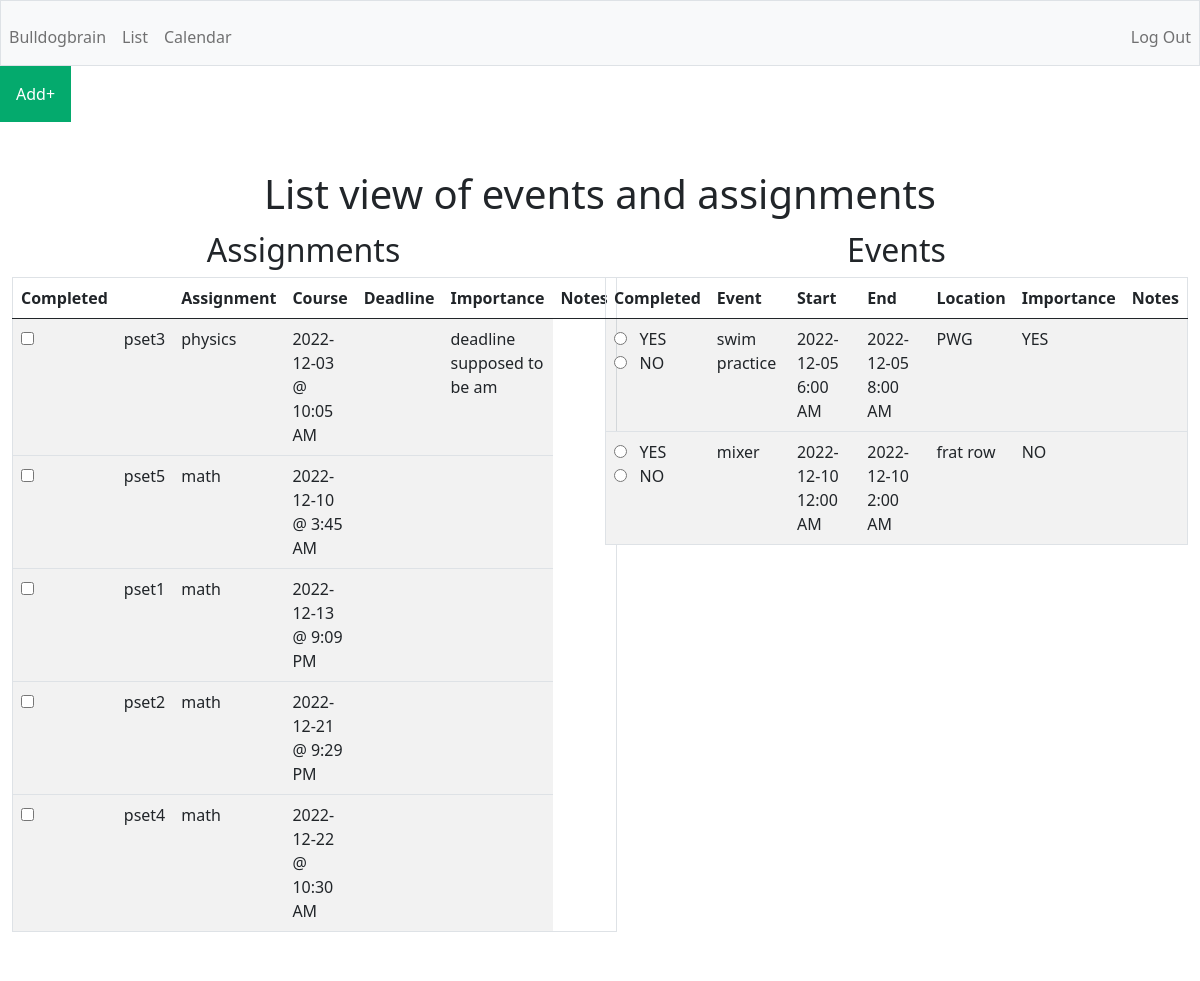
/list (signed in), run on the app's committed database.
### tables this page shows
CREATE TABLE "assignments"(
    'id' INTEGER PRIMARY KEY AUTOINCREMENT NOT NULL, 
    'title' TEXT, 
    'course' TEXT, 
    'deadline' TEXT, 
    'importance' INTEGER, 
    'notes' TEXT, 
    'user_id' INTEGER, 'completed' INTEGER NOT NULL DEFAULT '0' CHECK (completed IN (0, 1)),
    FOREIGN KEY (user_id)
    REFERENCES users (id));

CREATE TABLE 'events'(
    'event_id' INTEGER PRIMARY KEY AUTOINCREMENT NOT NULL, 
    'title' TEXT,
    'location' TEXT, 
    'start_date' TEXT,
    'start_time' TEXT, 
    'end_date' TEXT,
    'end_time' TEXT,
    'importance' INTEGER, 
    'notes' TEXT, 
    'user_id' INTEGER,
    FOREIGN KEY (user_id)
    REFERENCES users (id));

### app.py (the view)
@app.route("/list", methods=["GET", "POST"])
def list():
    assignments = db.execute(
        "SELECT title, course, date(deadline) as date, CASE WHEN StrFTime('%H', deadline) % 12 = 0 THEN 12 ELSE StrFTime('%H', deadline) % 12 END || ':' || StrFTime('%M', deadline) || ' ' || CASE WHEN CAST(StrFTime('%H', deadline) AS INTEGER) > 12 THEN 'PM' ELSE 'AM' END 'time', importance, notes FROM assignments WHERE user_id = ? ORDER BY deadline ASC", session["user_id"])
    events = db.execute(
        "SELECT title, location, start_date, CASE WHEN StrFTime('%H', start_time) % 12 = 0 THEN 12 ELSE StrFTime('%H', start_time) % 12 END || ':' || StrFTime('%M', start_time) || ' ' || CASE WHEN CAST(StrFTime('%H', start_time) AS INTEGER) > 12 THEN 'PM' ELSE 'AM' END 'start_time', end_date, CASE WHEN StrFTime('%H', end_time) % 12 = 0 THEN 12 ELSE StrFTime('%H', end_time) % 12 END || ':' || StrFTime('%M', end_time) || ' ' || CASE WHEN CAST(StrFTime('%H', end_time) AS INTEGER) > 12 THEN 'PM' ELSE 'AM' END 'end_time', importance, notes FROM events WHERE user_id = ? ORDER BY start_date ASC, start_time ASC", session["user_id"])
    completed = request.form.get("completed")
    print(completed)
    return render_template("list.html", assignments=assignments, events=events)

### app.py (called while the page is built)
@app.after_request
def after_request(response):
    response.headers["Cache-Control"] = "no-cache, no-store, must-revalidate"
    response.headers["Expires"] = 0
    response.headers["Pragma"] = "no-cache"
    return response

### templates/list.html (shortened to what this page needs)
{% extends "layout.html" %}
{% block main %}
<h1>List view of events and assignments</h1>
<div class="row">
<div class="column">
    <h2>Assignments</h2>
        <table class="table table-striped">
            <thead>
                <tr>
                    <th>Completed<th>
                    <th>Assignment</th>
                    <th>Course</th>
                    <th>Deadline</th>
                    <th>Importance</th>
                    <th>Notes</th>
                </tr>
            </thead>
            <tbody>
                {% for assignments in assignments %}
                <tr>
                    <td>
                        <input type="checkbox" id="completed" name="completed" value="1">
                        <label for="completed"></label><br>
                    </td>
                    <td>{{ assignments.title }}</td>
                    <td>{{ assignments.course }}</td>
                    <td>{{ assignments.date }} @ {{ assignments.time }}</td>
                    <td>{{ assignments.importance }}</td>
                    <td>{{ assignments.notes }}</td>
                </tr>
                {% endfor %}
            </tbody>
        </table>
    </div>
    <div class="column">
        <h2>Events</h2>
        <table class="table table-striped">
            <thead>
                <tr>
                    <th>Completed</th>
                    <th>Event</th>
                    <th>Start</th>
                    <th>End</th>
                    <th>Location</th>
                    <th>Importance</th>
                    <th>Notes</th>
                </tr>
            </thead>
            <tbody>
                {% for events in events %}
                <tr>
                    <td>
                        <input type="radio" id="completed" name="completed" value="1">
                        <label for="yes">YES</label><br>
                        <input type="radio" id="completed" name="completed" value="0">
                        <label for="no">NO</label><br>
                    </td>
                    <td>{{ events.title }}</td>
                    <td>{{ events.start_date }} {{ events.start_time }}</td>
                    <td>{{ events.end_date }} {{ events.end_time }}</td>
                    <td>{{ events.location }}</td>
                    <td>{{ events.importance }}</td>
                    <td>{{ events.notes }}</td>
                </tr>
                {% endfor %}
            </tbody>
        </table>
    </div>
</div>
{% endblock %}

### templates/layout.html (shortened to what this page needs)
<!DOCTYPE html>
<html lang="en">
    <head>
        <link href="https://cdn.jsdelivr.net/npm/bootstrap@5.0.2/dist/css/bootstrap.min.css" rel="stylesheet">
        <link href="/static/styles.css" rel="stylesheet">
    </head>
    <body>
      <nav class="bg-light border navbar navbar-expand-md navbar-light justify-content-center">
          <div class="collapse navbar-collapse" id="navbar">
              {% if session["user_id"] %}
                  <ul class="navbar-nav me-auto mt-2">
                    <li class="nav-item"><a class="nav-link" href="/urgent">Bulldogbrain</a></li>
                    <li class="nav-item"><a class="nav-link" href="/list">List</a></li>
                    <li class="nav-item"><a class="nav-link" href="/archive">Calendar</a></li>
                  </ul>
                  <ul class="navbar-nav ms-auto mt-2">
                      <li class="nav-item"><a class="nav-link" href="/logout">Log Out</a></li>
                  </ul>
              {% else %}
                  <ul class="navbar-nav ms-auto mt-2">
                    <li class="nav-item"><a class="nav-link" href="/homepage">Bulldogbrain</a></li>
                    <li class="nav-item"><a class="nav-link" href="/register">Register</a></li>
                      <li class="nav-item"><a class="nav-link" href="/login">Log In</a></li>
                  </ul>
              {% endif %}
          </div>
    </nav>
    <div>
        {% if session["user_id"] %}
        <div class="dropdown">
          <button class="dropbtn">Add+</button>
        </div>
        {% endif %}
    </div>
        <main class="container-fluid py-5 text-center">
            {% block main %}{% endblock %}
        </main>
    </body>
</html>

### static/styles.css (style rules this page uses)
.dropbtn { background-color: #04AA6D; color: white; padding: 16px; font-size: 16px; border: none; }
.dropdown { position: relative; display: inline-block; }
* { box-sizing: border-box; }
.row { margin-left:-5px; margin-right:-5px; }
.column { float: left; width: 50%; padding: 5px; }
.row::after { content: ""; clear: both; display: table; }
table { border-collapse: collapse; border-spacing: 0; width: 100%; border: 1px solid #ddd; }
th, td { text-align: left; padding: 16px; }
tr:nth-child(even) { background-color: #f2f2f2; }
html, body, { position:fixed; top:0; bottom:0; left:0; right:0; }

### data on the page
assignments: title "pset3", course "physics", date "2022-12-03", time "10:05 AM", notes "deadline supposed to be am"
assignments: title "pset5", course "math", date "2022-12-10", time "3:45 AM"
assignments: title "pset1", course "math", date "2022-12-13", time "9:09 PM"
assignments: title "pset2", course "math", date "2022-12-21", time "9:29 PM"
assignments: title "pset4", course "math", date "2022-12-22", time "10:30 AM"
events: title "swim practice", start_date "2022-12-05", start_time "6:00 AM", end_date "2022-12-05", end_time "8:00 AM", location "PWG", importance "YES"
events: title "mixer", start_date "2022-12-10", start_time "12:00 AM", end_date "2022-12-10", end_time "2:00 AM", location "frat row", importance "NO"
